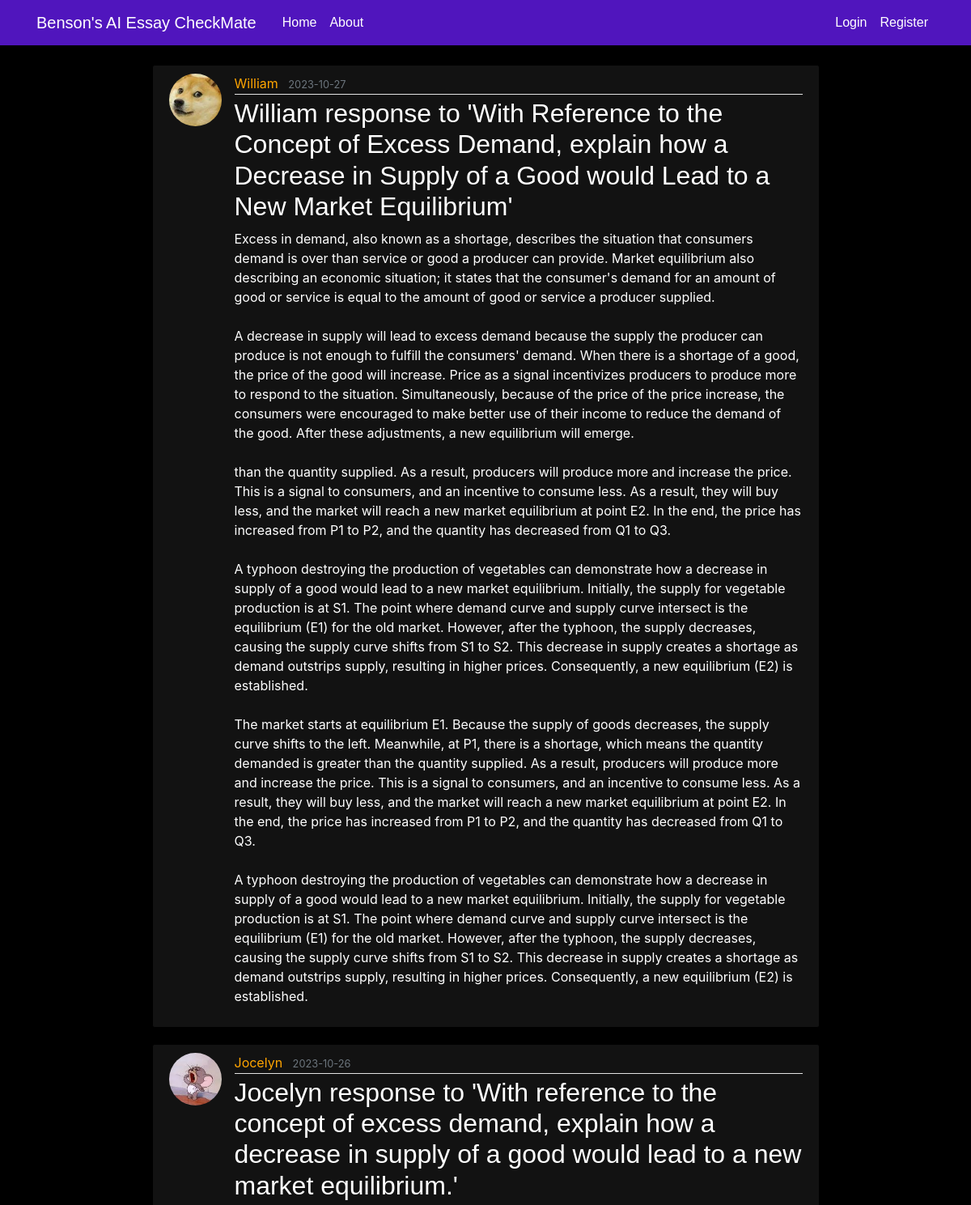
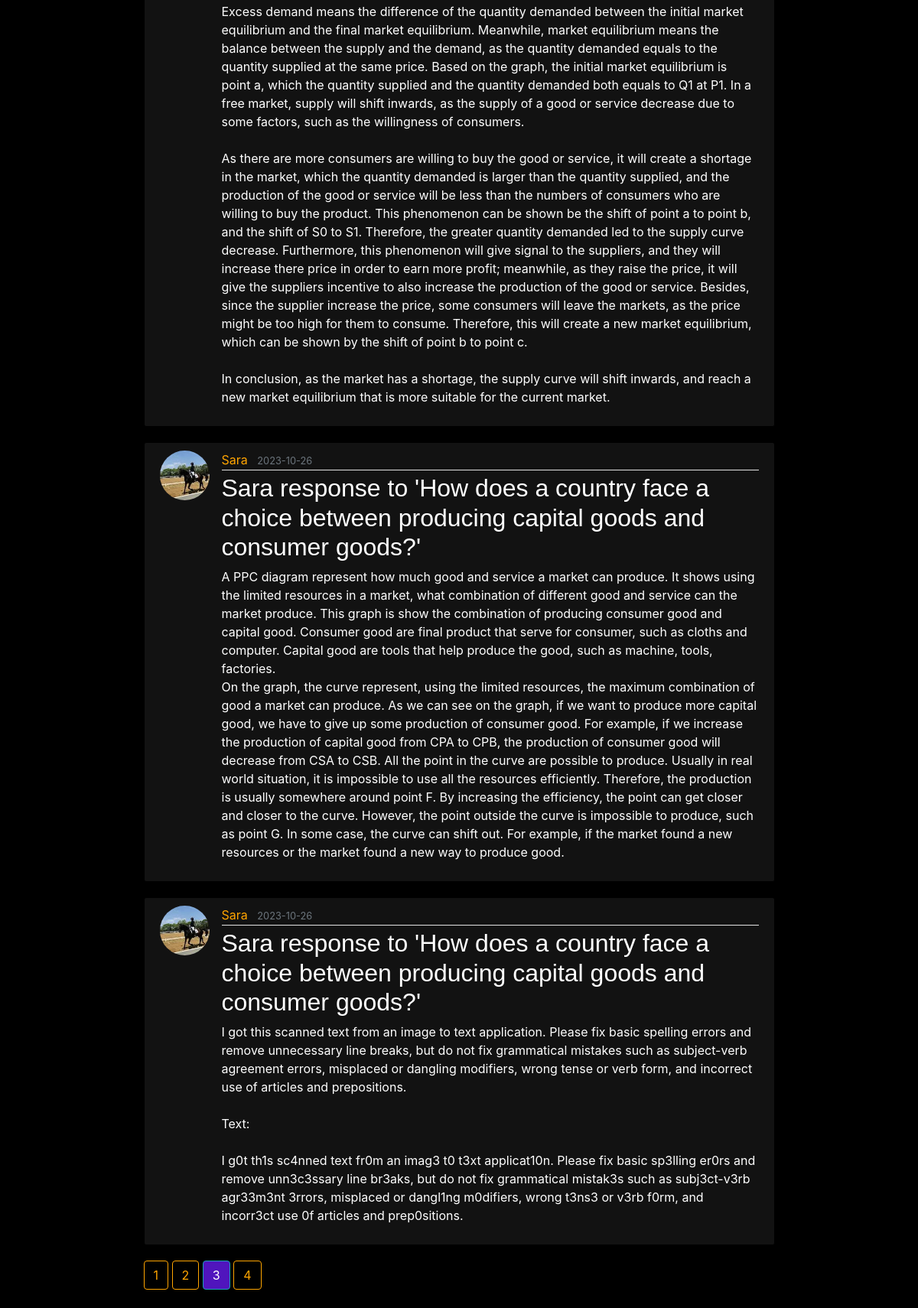
Screenshot of /home?page=3 with the database file from the repository (2 pictures, top to bottom).
### main/models.py (models this page shows, shortened)
class Post(db.Model, UserMixin):
    id = db.Column(db.Integer, primary_key=True)
    title = db.Column(db.String(100), nullable=False)
    date_posted = db.Column(db.DateTime, nullable=False, default=datetime.utcnow)
    content = db.Column(db.Text, nullable=False)
    user_id = db.Column(db.Integer, db.ForeignKey('user.id'), nullable=False)
    grammar_feedback = db.Column(db.Text, nullable=False)
    econ_feedback = db.Column(db.Text, nullable=False)

class User(db.Model, UserMixin):
    id = db.Column(db.Integer, primary_key=True)
    username = db.Column(db.String(20), unique=True, nullable=False)
    email = db.Column(db.String(120), unique=True, nullable=False)
    image_file = db.Column(db.String(20), nullable=False, default='default.jpg')
    password = db.Column(db.String(60), nullable=False)
    posts = db.relationship('Post', backref='author', lazy=True)

### main/main_main/routes.py (the view)
@main_main.route("/")
@main_main.route("/home")  # route
def home():  # function name
    page = request.args.get('page', 1, type=int)
    posts = Post.query.order_by(Post.date_posted.desc()).paginate(page=page, per_page=4)
    return render_template('home.html', posts=posts)

### main/templates/home.html
{% extends "layout.html" %}
{% block content %}
    {% for post in posts.items %}
        <article class="media content-section" style="background-color: #121212; color: #ffffff;">
          <img class="rounded-circle article-img" src="{{ url_for('static', filename='profile_pics/' + post.author.image_file) }}">
          <div class="media-body">
            <div class="article-metadata">
              <a class="mr-2" style = "color:#FFA500" href="{{ url_for('users.user_posts', username=post.author.username) }}">{{ post.author.username }}</a>
              <small class="text-muted">{{ post.date_posted.strftime( '%Y-%m-%d') }}</small>
            </div>
            <h2><a class="article-title" style="color: #ffffff;" href="{{ url_for('posts.grammar_feedback', post_id=post.id) }}">{{ post.title }}</a></h2>
            <p class="article-content">{{ post.content }}</p>
          </div>
        </article>
    {% endfor %}
    {% for page_num in posts.iter_pages(left_edge=1, right_edge=1, left_current=1, right_current=2) %}
        {% if page_num %}
            {% if posts.page == page_num%}
                <a class="btn btn-info mb-4" style="background-color: #5015BD" href="{{ url_for('main_main.home', page=page_num) }}">{{ page_num }}</a>
            {% else %}
                <a class="btn btn-outline-info mb-4" href="{{ url_for('main_main.home', page=page_num) }}">{{ page_num }}</a>
            {% endif %}
        {% else %}
            ...
        {% endif %}
    {% endfor %}
{% endblock content %}

### main/static/main.css (style rules this page uses)
:root { --primary-color: #5015BD; --lighter-shade: #7B4AD9; --darker-shade: #340E84; --contrasting-color: #FFA500; --neutral-gray: #888888; }
body { background: #ffffff; color: #fafafa; margin-top: 5rem; }
h1, h2, h3, h4, h5, h6 { color: var(--contrasting-color); font-family: 'Poppins', sans-serif; }
.btn-outline-info { color: var(--contrasting-color); border-color: var(--contrasting-color); }
.content-section { background: #000000; padding: 10px 20px; border: 1px solid #000000; border-radius: 3px; margin-bottom: 20px; }
.article-title { color: #fafafa; font-family: 'Poppins', sans-serif; }
.article-content { white-space: pre-line; }
.article-img { height: 65px; width: 65px; margin-right: 16px; }
.article-metadata { padding-bottom: 1px; margin-bottom: 4px; border-bottom: 1px solid #e3e3e3 }

### main/templates/layout.html (style rules this page uses)
body { background-color: #000000; color: #ffffff; }

### rows the page displays
Post: image_file (picture), author.username "William", date_posted "2023-10-27", title "William response to 'With Reference to the Concept of Excess Demand, explain how a Decrease in Supply of a Good would Lead to a New Market Equilibrium'", content "Excess in demand, also known as a shortage, describes the situation that consumers demand is over than service or good a producer can provide. Market equilibrium also describing an economic situation; it states that the consumer's demand for an amount of good or service is equal to the amount of good or service a producer supplied. A decrease in supply will lead to excess demand because the supply the producer can produce is not enough to fulfill the consumers' demand. When there is a shortage of a good, the price of the good will increase. Price as a signal incentivizes producers to produce more to respond to the situation. Simultaneously, because of the price of the price increase, the…"
Post: image_file (picture), author.username "Jocelyn", date_posted "2023-10-26", title "Jocelyn response to 'With reference to the concept of excess demand, explain how a decrease in supply of a good would lead to a new market equilibrium.'", content "Excess demand means the difference of the quantity demanded between the initial market equilibrium and the final market equilibrium. Meanwhile, market equilibrium means the balance between the supply and the demand, as the quantity demanded equals to the quantity supplied at the same price. Based on the graph, the initial market equilibrium is point a, which the quantity supplied and the quantity demanded both equals to Q1 at P1. In a free market, supply will shift inwards, as the supply of a good or service decrease due to some factors, such as the willingness of consumers. As there are more consumers are willing to buy the good or service, it will create a shortage in the market, which…"
Post: image_file (picture), author.username "Sara", date_posted "2023-10-26", title "Sara response to 'How does a country face a choice between producing capital goods and consumer goods?'", content "A PPC diagram represent how much good and service a market can produce. It shows using the limited resources in a market, what combination of different good and service can the market produce. This graph is show the combination of producing consumer good and capital good. Consumer good are final product that serve for consumer, such as cloths and computer. Capital good are tools that help produce the good, such as machine, tools, factories. On the graph, the curve represent, using the limited resources, the maximum combination of good a market can produce. As we can see on the graph, if we want to produce more capital good, we have to give up some production of consumer good. For example,…"
Post: image_file (picture), author.username "Sara", date_posted "2023-10-26", title "Sara response to 'How does a country face a choice between producing capital goods and consumer goods?'", content "I got this scanned text from an image to text application. Please fix basic spelling errors and remove unnecessary line breaks, but do not fix grammatical mistakes such as subject-verb agreement errors, misplaced or dangling modifiers, wrong tense or verb form, and incorrect use of articles and prepositions. Text: I g0t th1s sc4nned text fr0m an imag3 t0 t3xt applicat10n. Please fix basic sp3lling er0rs and remove unn3c3ssary line br3aks, but do not fix grammatical mistak3s such as subj3ct-v3rb agr33m3nt 3rrors, misplaced or dangl1ng m0difiers, wrong t3ns3 or v3rb f0rm, and incorr3ct use 0f articles and prep0sitions."

### other values shown
{{ page_num }} "1" "2" "4"
{{ page_num }} "3"
